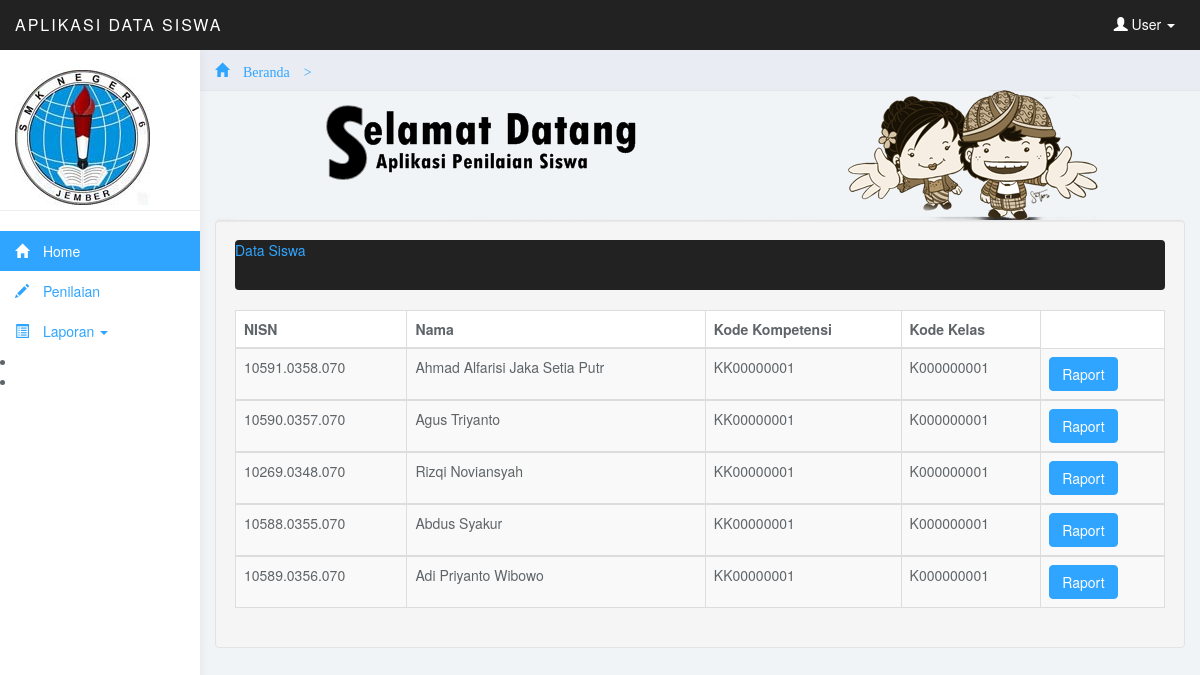
The page /admin/menu.php?page=siswadet&kelas=K000000001 (signed in) on the database its author committed.
### tables this page shows
CREATE TABLE IF NOT EXISTS `tb_siswa` (
  `siswa_nisn` char(15) NOT NULL,
  `wali_id` char(10) NOT NULL,
  `kompetensi_kode` char(10) NOT NULL,
  `siswa_nama` varchar(30) NOT NULL,
  `siswa_alamat` varchar(50) NOT NULL,
  `siswa_tgllahir` varchar(100) NOT NULL,
  `siswa_foto` varchar(100) NOT NULL,
  `kode_kelas` varchar(10) NOT NULL,
  `password` varchar(15) NOT NULL,
  PRIMARY KEY (`siswa_nisn`)
);

CREATE TABLE IF NOT EXISTS `tb_kelas` (
  `kode_kelas` varchar(10) NOT NULL,
  `kompetensi_kode` char(10) NOT NULL,
  `kelas` varchar(100) NOT NULL,
  `nama_kelas` varchar(50) NOT NULL,
  PRIMARY KEY (`kode_kelas`)
);

### admin/Data/laporan_nilai/siswa_detail.php (the view, shortened to what this page needs)
<?php
$kelas=$_GET['kelas'];
$query = "SELECT tb_siswa.*, tb_kelas.* FROM tb_kelas, tb_siswa where tb_kelas.kode_kelas=tb_siswa.kode_kelas and tb_siswa.kode_kelas='$kelas' ";
$result = mysql_query($query);
?>
<div class="well">
	<div class="navbar navbar-inverse row-fluid">
	  <div class="navbar-inner span12">
 <div class="table-header">
		  <a class="brand" href='?page=laporkelasnilai'>Data Siswa</a>
		</div>
</div>
</div>
<section>
<table class="table table-striped table-bordered table-hover">
    <thead>
    <tr>
         <td> <b>NISN</b> </td>
        <td class='hidden-480'> <b>Nama  </b> </td>
		<td class='hidden-480'> <b>Kode Kompetensi</b> </td>
		<td class='hidden-480'> <b>Kode Kelas </b> </td>
     </tr>
	 </thead>
<?php
while ($data = mysql_fetch_array($result)) {
  ?>
  <?php echo "<tbody><tr>
            <td>".$data['siswa_nisn']."</td>
			<td class='hidden-480'>".$data['siswa_nama']."</td>
			<td class='hidden-480'>".$data['kompetensi_kode']."</td>
			<td class='hidden-480'>".$data['kode_kelas']."</td>
		";
?>
     <td>
	        <div class="btn-group">
	            <a href="?page=siswadet1&kelas=<?php echo $data['kode_kelas']; ?>&nisn=<?php echo $data['siswa_nisn']; ?>"><button class='btn btn-mini btn-primary'> Raport</button></a>
	        </div>
		</td> </tr></tbody>
        <?php
}
echo "  </table>";
?>

### admin/css/styles.css (style rules this page uses)
body { background: #f1f4f7; padding-top: 50px; color: #5f6468; }
a, a:hover, a:focus { color: #30a5ff; }
.btn-primary, .btn-primary:hover, .btn-primary:focus, .btn-primary:active, .btn-primary.active, .open > .dropdown-toggle.btn-primary, .btn-primary.disabled, .btn-primary[disabled], fieldset[disabled] .btn-primary, .btn-primary.disabled:hover, .btn-primary[disabled]:hover, fieldset[disabled] .btn-primary:hover, .btn-primary.disabled:focus, .btn-primary[disabled]:focus, fieldset[disabled] .btn-primary:focus, .btn-primary.disabled:active, .btn-primary[disabled]:active, fieldset[disabled] .btn-primary:active, .btn-primary.disabled.active, .btn-primary[disabled].active, fieldset[disabled] .btn-primary.active { background-color: #30a5ff; border-color: #30a5ff; }
.navbar { border: 0; }
.table { background: #fff; }

### rows shown on the page
tb_siswa: siswa_nisn "10591.0358.070", siswa_nama "Ahmad Alfarisi Jaka Setia Putr", kode_kelas.kompetensi_kode "KK00000001", kode_kelas.kode_kelas "K000000001"
tb_siswa: siswa_nisn "10590.0357.070", siswa_nama "Agus Triyanto", kode_kelas.kompetensi_kode "KK00000001", kode_kelas.kode_kelas "K000000001"
tb_siswa: siswa_nisn "10269.0348.070", siswa_nama "Rizqi Noviansyah", kode_kelas.kompetensi_kode "KK00000001", kode_kelas.kode_kelas "K000000001"
tb_siswa: siswa_nisn "10588.0355.070", siswa_nama "Abdus Syakur", kode_kelas.kompetensi_kode "KK00000001", kode_kelas.kode_kelas "K000000001"
tb_siswa: siswa_nisn "10589.0356.070", siswa_nama "Adi Priyanto Wibowo", kode_kelas.kompetensi_kode "KK00000001", kode_kelas.kode_kelas "K000000001"
